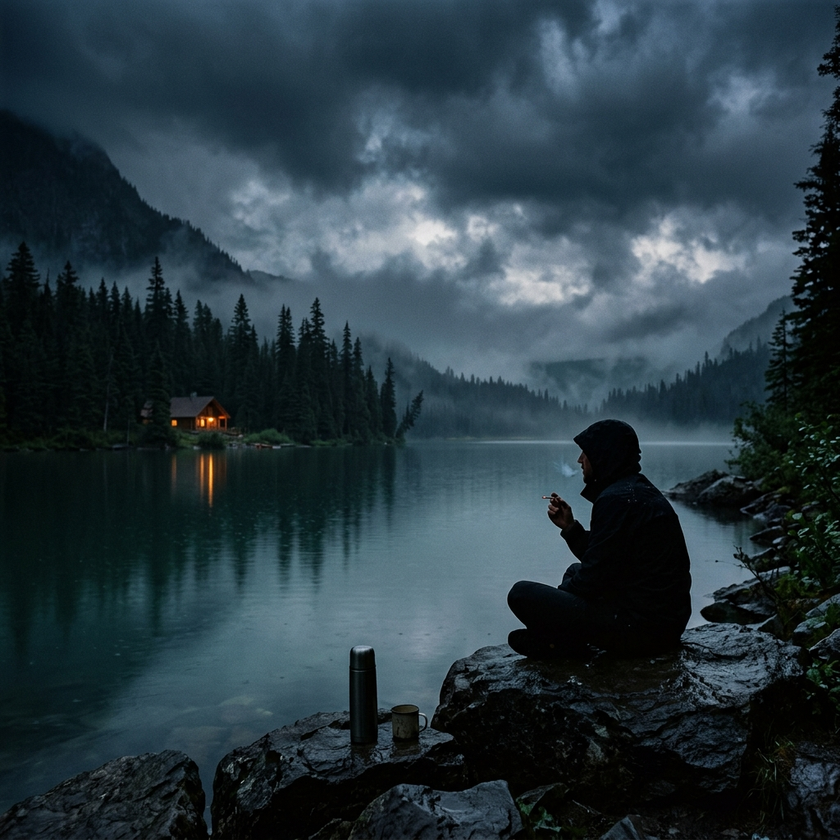
#> input picture assets/images/lake_guy.png, 840 x 840 px, shrunk from 1024 x 1024 before the run, found by its file name
$ python show_cig_candidates2.py
#> lines starting #> are read from the running program, lines starting #| are printed output that depends on the picture
from PIL import Image, ImageDraw

img = Image.open('c:/laragon/www/my_vibe/assets/images/lake_guy.png').convert('RGB')
#> img is the input picture: PIL image 840x840 RGB; mean R, G, B 41.6, 58.4, 66.7
w, h = img.size
#> w = 840; h = 840

# Test a range of coordinates to find the EXACT tip
candidates = [
    (0.580, 0.590, "current"),
    (0.597, 0.583, "candidate1"),
    (0.605, 0.578, "candidate2"),
    (0.610, 0.575, "candidate3"),
    (0.590, 0.585, "candidate4"),
]

cx_base = int(w * 0.595)
#> cx_base = 499
cy_base = int(h * 0.582)
#> cy_base = 488
crop_size = 80

x1, y1 = max(0, cx_base - crop_size), max(0, cy_base - crop_size)
#> x1 = 419; y1 = 408
x2, y2 = min(w, cx_base + crop_size), min(h, cy_base + crop_size)
#> x2 = 579; y2 = 568

crop = img.crop((x1, y1, x2, y2))
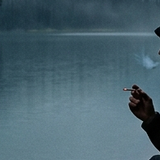
#> crop: PIL image 160x160 RGB; mean R, G, B 74.2, 100.1, 111.6
draw = ImageDraw.Draw(crop)

colors = [(255, 0, 0), (0, 255, 0), (0, 0, 255), (255, 255, 0), (255, 0, 255)]

for i, (rx, ry, name) in enumerate(candidates):
    px = int(w * rx) - x1
    py = int(h * ry) - y1
    if 0 <= px < crop.width and 0 <= py < crop.height:
        draw.line([(px - 6, py), (px + 6, py)], fill=colors[i], width=1)
        draw.line([(px, py - 6), (px, py + 6)], fill=colors[i], width=1)
        draw.text((px + 5, py - 10), f"{name}({rx},{ry})", fill=colors[i])

dest_path = 'C:/Users/LENOVO/.gemini/antigravity-ide/brain/70d14234-39af-44f8-a996-b4b7f4ef5622/cig_tip_candidates2.png'
crop.save(dest_path)
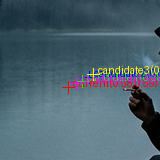
#> saved as cig_tip_candidates2.png: PIL image 160x160 RGB; mean R, G, B 77.3, 99.6, 111.2
print(f"Saved to {dest_path}")

$ run again, with assets/images/rainy_forest.jpg saved as assets/images/lake_guy.png
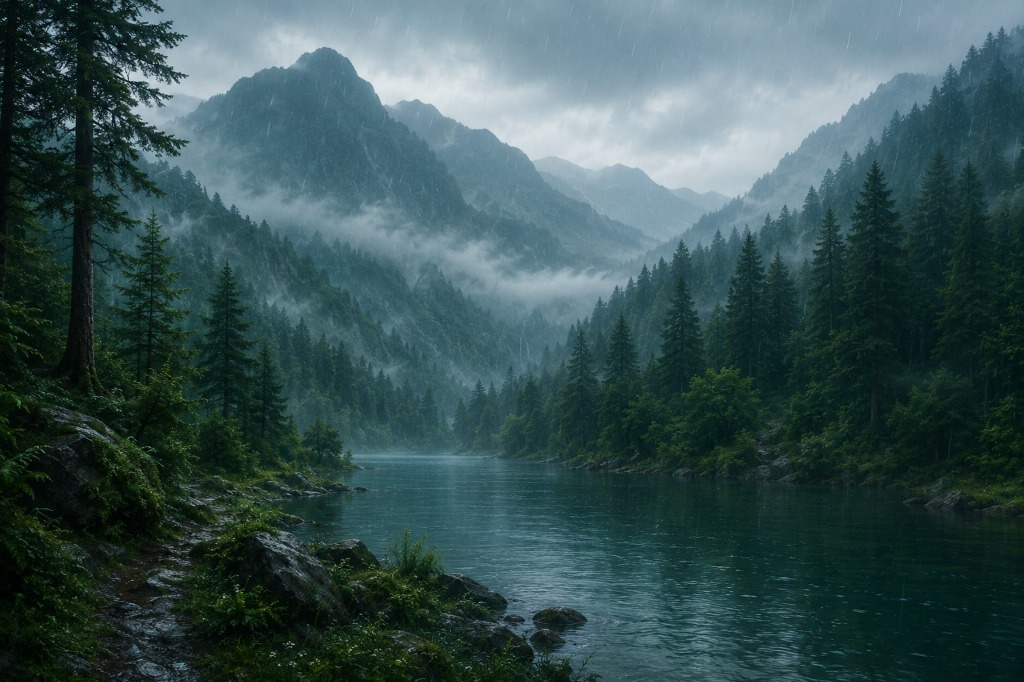
#> input picture assets/images/rainy_forest.jpg, 1024 x 682 px, found by its file name
#> img is the input picture: PIL image 1024x682 RGB; mean R, G, B 56.5, 82.1, 83.3
#> `crop = img.crop((x1, y1, x2, y2))`:
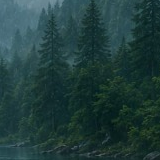
#> crop: PIL image 160x160 RGB; mean R, G, B 32.7, 61.6, 60.4
#> `crop.save(dest_path)`:
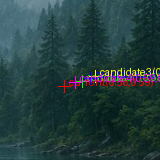
#> saved as cig_tip_candidates2.png: PIL image 160x160 RGB; mean R, G, B 37.5, 62.8, 62.5
